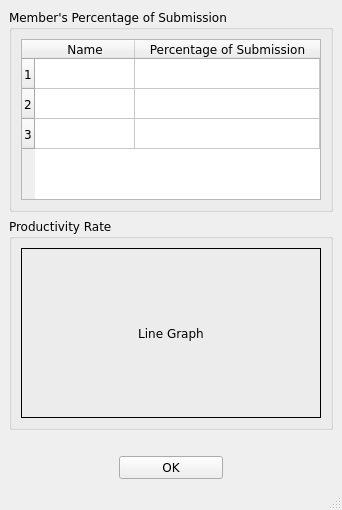
<?xml version="1.0" encoding="UTF-8"?>
<ui version="4.0">
 <class>ActivityLog</class>
 <widget class="QMainWindow" name="ActivityLog">
  <property name="geometry">
   <rect>
    <x>0</x>
    <y>0</y>
    <width>338</width>
    <height>510</height>
   </rect>
  </property>
  <property name="font">
   <font>
    <family>Verdana</family>
   </font>
  </property>
  <property name="windowTitle">
   <string>Activity Log</string>
  </property>
  <widget class="QWidget" name="centralwidget">
   <layout class="QGridLayout" name="gridLayout_3">
    <item row="0" column="0" colspan="3">
     <widget class="QGroupBox" name="members_percent_box">
      <property name="title">
       <string>Member's Percentage of Submission</string>
      </property>
      <layout class="QGridLayout" name="gridLayout">
       <item row="0" column="0">
        <widget class="QTableWidget" name="table_member_percent">
         <property name="minimumSize">
          <size>
           <width>200</width>
           <height>150</height>
          </size>
         </property>
         <attribute name="horizontalHeaderStretchLastSection">
          <bool>true</bool>
         </attribute>
         <attribute name="verticalHeaderCascadingSectionResizes">
          <bool>true</bool>
         </attribute>
         <attribute name="verticalHeaderStretchLastSection">
          <bool>false</bool>
         </attribute>
         <row/>
         <row/>
         <row/>
         <column>
          <property name="text">
           <string>Name</string>
          </property>
         </column>
         <column>
          <property name="text">
           <string>Percentage of Submission</string>
          </property>
          <property name="toolTip">
           <string/>
          </property>
         </column>
         <item row="0" column="1">
          <property name="text">
           <string/>
          </property>
         </item>
        </widget>
       </item>
      </layout>
     </widget>
    </item>
    <item row="1" column="0" colspan="3">
     <widget class="QGroupBox" name="productivity_rate_box">
      <property name="minimumSize">
       <size>
        <width>0</width>
        <height>0</height>
       </size>
      </property>
      <property name="title">
       <string>Productivity Rate</string>
      </property>
      <layout class="QGridLayout" name="gridLayout_2">
       <item row="1" column="0">
        <widget class="QLabel" name="line_graph">
         <property name="minimumSize">
          <size>
           <width>300</width>
           <height>170</height>
          </size>
         </property>
         <property name="frameShape">
          <enum>QFrame::Shape::Box</enum>
         </property>
         <property name="text">
          <string>Line Graph</string>
         </property>
         <property name="alignment">
          <set>Qt::AlignmentFlag::AlignCenter</set>
         </property>
        </widget>
       </item>
      </layout>
     </widget>
    </item>
    <item row="3" column="1">
     <widget class="QPushButton" name="OK_btn">
      <property name="text">
       <string>OK</string>
      </property>
     </widget>
    </item>
    <item row="3" column="0">
     <spacer name="horizontalSpacer">
      <property name="orientation">
       <enum>Qt::Orientation::Horizontal</enum>
      </property>
      <property name="sizeHint" stdset="0">
       <size>
        <width>40</width>
        <height>20</height>
       </size>
      </property>
     </spacer>
    </item>
    <item row="3" column="2">
     <spacer name="horizontalSpacer_3">
      <property name="orientation">
       <enum>Qt::Orientation::Horizontal</enum>
      </property>
      <property name="sizeHint" stdset="0">
       <size>
        <width>40</width>
        <height>20</height>
       </size>
      </property>
     </spacer>
    </item>
    <item row="2" column="1">
     <spacer name="horizontalSpacer_2">
      <property name="orientation">
       <enum>Qt::Orientation::Horizontal</enum>
      </property>
      <property name="sizeHint" stdset="0">
       <size>
        <width>40</width>
        <height>20</height>
       </size>
      </property>
     </spacer>
    </item>
   </layout>
  </widget>
  <widget class="QMenuBar" name="menubar">
   <property name="geometry">
    <rect>
     <x>0</x>
     <y>0</y>
     <width>338</width>
     <height>21</height>
    </rect>
   </property>
  </widget>
  <widget class="QStatusBar" name="statusbar"/>
 </widget>
 <resources/>
 <connections/>
</ui>
